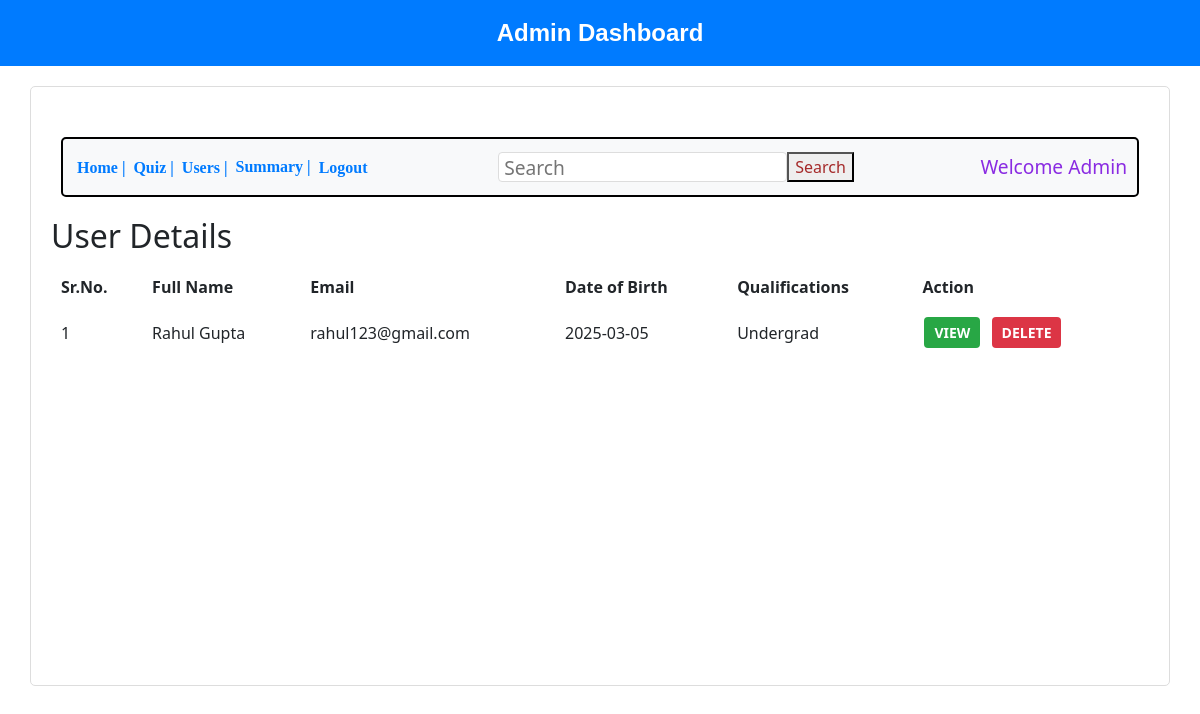
The app's page /show_user, older data.
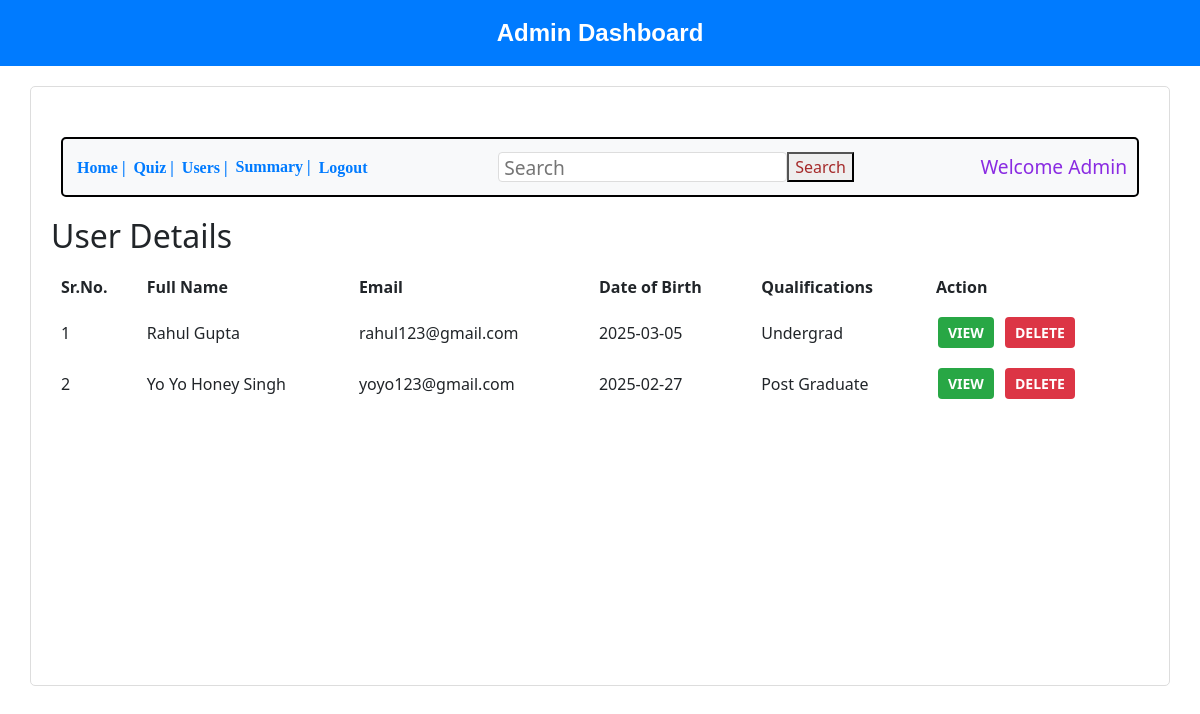
The same page, newer data.
### backend/models.py (models this page shows)
class User(db.Model):
    __tablename__ = "user_info"
    id = db.Column(db.Integer, primary_key=True)
    email = db.Column(db.String, unique=True, nullable=False)
    pwd = db.Column(db.String, nullable=False)
    full_name = db.Column(db.String, nullable=True)
    qual = db.Column(db.String, nullable=True)
    dob = db.Column(db.String, nullable=True)
    role = db.Column(db.Integer, nullable=False, default=1)  # 0 for admin, 1 for regular user

### backend/controllers.py (the view)
@app.route("/show_user")
def show_user():
    users = User.query.filter_by(role=1).all()  # Filter for regular users (role=1)
    return render_template("show_user.html", users=users, name=request.args.get('email', 'Admin'))

### templates/show_user.html (shortened to what this page needs)
<!DOCTYPE html>
<html lang="en">
<head>
    <link rel="stylesheet" href="/static/style.css">
    <link rel="stylesheet" href="https://cdnjs.cloudflare.com/ajax/libs/bootstrap/5.3.2/css/bootstrap.min.css">
</head>
<body>
    <header class="header2">Admin Dashboard</header>
    <div class="bordertime">
        <div class="button-container">
            <a href="/admin_dash"><button class="nav-button">Home |</button></a>
            <a href="/quiz-mgmt"><button class="nav-button">Quiz |</button></a>
            <a href="/show_user"><button class="nav-button">Users |</button></a>
            <button class="nav-button">Summary |</button>
            <a href="/login"><button class="nav-button">Logout</button></a>
            <input class="search" type="search" placeholder="Search">
            <button class="searching">Search</button>
            <h4 class="text">Welcome {{ name }}</h4>
        </div>
        <h2>User Details</h2>
        {% if users %}
            <table class="subject-table">
                <thead>
                    <tr>
                        <th>Sr.No.</th>
                        <th>Full Name</th>
                        <th>Email</th>
                        <th>Date of Birth</th>
                        <th>Qualifications</th>
                        <th>Action</th>
                    </tr>
                </thead>
                <tbody>
                    {% for user in users %}
                        <tr>
                            <td>{{ loop.index }}</td>
                            <td>{{ user.full_name }}</td>
                            <td>{{ user.email }}</td>
                            <td>{{ user.dob }}</td>
                            <td>{{ user.qual }}</td>
                            <td>
                                <button class="action-btn show-btn" data-bs-toggle="modal"
                                        data-bs-target="#viewUserModal"
                                        data-user-id="{{ user.id }}"
                                        data-user-fullname="{{ user.full_name }}"
                                        data-user-email="{{ user.email }}"
                                        data-user-dob="{{ user.dob }}"
                                        data-user-qualifications="{{ user.qual }}">
                                    VIEW
                                </button>
                                <a href="{{ url_for('delete_user', user_id=user.id) }}"
                                   onclick="return confirm('Are you sure you want to delete this user?')">
                                    <button class="action-btn delete-btn">DELETE</button>
                                </a>
                            </td>
                        </tr>
                    {% endfor %}
                </tbody>
            </table>
        {% else %}
            <div class="no-subjects">
                <h3>No Users available</h3>
            </div>
        {% endif %}
    </div>
</body>
</html>

Row changes from the older to the newer data that the page shows:
added User: full_name "Yo Yo Honey Singh", email "yoyo123@gmail.com", dob "2025-02-27", qual "Post Graduate"
